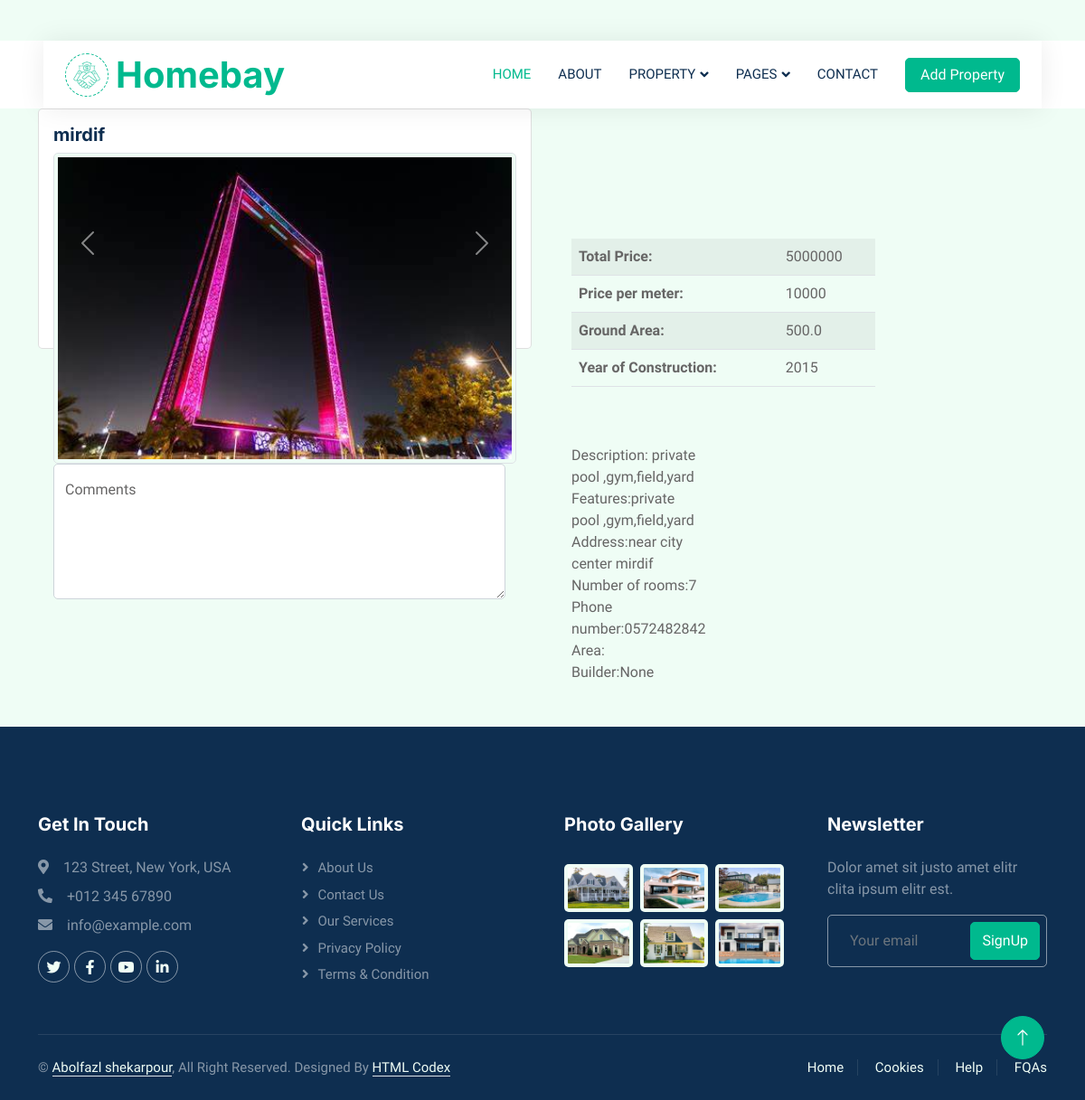
/detail/6/, run on the app's committed database.
### RealState/models.py (models this page shows, shortened)
class Property(models.Model):
    title = models.CharField(max_length=200)
    description = models.TextField( max_length=2000)
    address = models.TextField(max_length=300)
    phone_number = models.CharField(max_length=10)
    Year_of_Construction= models.DecimalField(max_digits=4,decimal_places=0)
    Number_of_rooms= models.DecimalField(max_digits=2 ,decimal_places=0)
    Ground_Area=models.FloatField()
    Features=models.TextField(max_length=4000)
    Total_Price=models.DecimalField(max_digits=14,decimal_places=0)
    Price_per_meter=models.DecimalField(max_digits=14,decimal_places=0)
    area = models.ForeignKey(Area,on_delete=models.CASCADE)
    Builder = models.ForeignKey(Builder,on_delete=models.CASCADE,null=True, blank=True , related_name='builder')
    Bathroom = models.DecimalField(max_digits=2 ,decimal_places=0,default=0)
    class Meta:
        ordering = ['id']

class Property_Images(models.Model):
    picture = models.ImageField(null=True, blank=True , upload_to ='images')
    property = models.ForeignKey(Property,on_delete=models.CASCADE , related_name='pictures')

### RealState/views.py (the view)
# urls.py: path('detail/<int:pk>/', detail , name='detail'),
def detail(request,pk=None):
    property = get_object_or_404(Property , pk=pk)
    return render(request, 'detail.html',{'property': property})

### RealState/templates/detail.html (shortened to what this page needs)
{% extends 'base.html' %}
{% load humanize %}
{% block content %}
<section class="properties">
    <div class="container">
        <div class="row">
            <div class="col-md-6">
                <div class="card property-card">
                    <div class="card-body">
                        <h5 class="card-title">{{ property.title }}</h5>
                        <div id="propertyImageCarousel" class="carousel slide" data-bs-ride="carousel" style="width: 100%; height: 200px;">
                            <div class="carousel-inner">
                                {% for image in property.pictures.all %}
                                    <div class="carousel-item{% if forloop.first %} active{% endif %}">
                                        <img src="{{ image.picture.url }}" alt="Property Image" class="d-block w-100 img-thumbnail" />
                                    </div>
                                {% endfor %}
                            </div>
                            <button class="carousel-control-prev" type="button" data-bs-target="#propertyImageCarousel" data-bs-slide="prev">
                                <span class="carousel-control-prev-icon" aria-hidden="true"></span>
                            </button>
                            <button class="carousel-control-next" type="button" data-bs-target="#propertyImageCarousel" data-bs-slide="next">
                                <span class="carousel-control-next-icon" aria-hidden="true"></span>
                            </button>
                            <div class="col-md-4">
                           <div class="form-floating">
                              <textarea class="form-control"
                               placeholder="Leave a comment here"
                              id="floatingTextarea2"
                                style="width: 500px;
                                      height: 150px"></textarea>
                               <label for="floatingTextarea2">Comments</label>
                          </div>
                        </div>
                    </div>
                </div>
            </div>
        </div>
            <div class="col-md-4"><br /><br /><br /><br /><br /><br />
                <div style="text-align: left; margin-left: 20px;">
                    <table class="table table-striped" style="width: 100%;">
                        <tbody>
                            <tr>
                                <th>Total Price:</th>
                                <td>{{ property.Total_Price }}</td>
                            </tr>
                            <tr>
                                <th>Price per meter:</th>
                                <td>{{ property.Price_per_meter }}</td>
                            </tr>
                            <tr>
                                <th>Ground Area:</th>
                                <td>{{ property.Ground_Area }}</td>
                            </tr>
                            <tr>
                                <th>Year of Construction:</th>
                                <td>{{ property.Year_of_Construction }}</td>
                            </tr>
                        </tbody>
                    </table>
                    <div class="col-md-5"><br /><br />
                        Description: {{ property.description }}
                        <br />
                        Features:{{ property.Features }}
                        <br />
                        Address:{{ property.address }}
                        <br />
                        Number of rooms:{{ property.Number_of_rooms }}
                        <br />
                        Phone number:{{ property.phone_number }}
                        <br />
                        Area:{{ property.Area }}
                        <br />
                        Builder:{{ property.Builder }}
                    </div>
                </div>
            </div>
            </div>
        </div>
</section>
{% endblock %}

### RealState/static/css/style.css (style rules this page uses)
:root { --primary: #00B98E; --secondary: #FF6922; --light: #EFFDF5; --dark: #0E2E50; }

### data on the page
Property: title "mirdif", Total_Price "5000000", Price_per_meter "10000", Ground_Area "500.0", Year_of_Construction "2015", description "private pool ,gym,field,yard", Features "private pool ,gym,field,yard", address "near city center mirdif", Number_of_rooms "7", phone_number "0572482842", Builder "None"
Property_Images: picture (picture)
